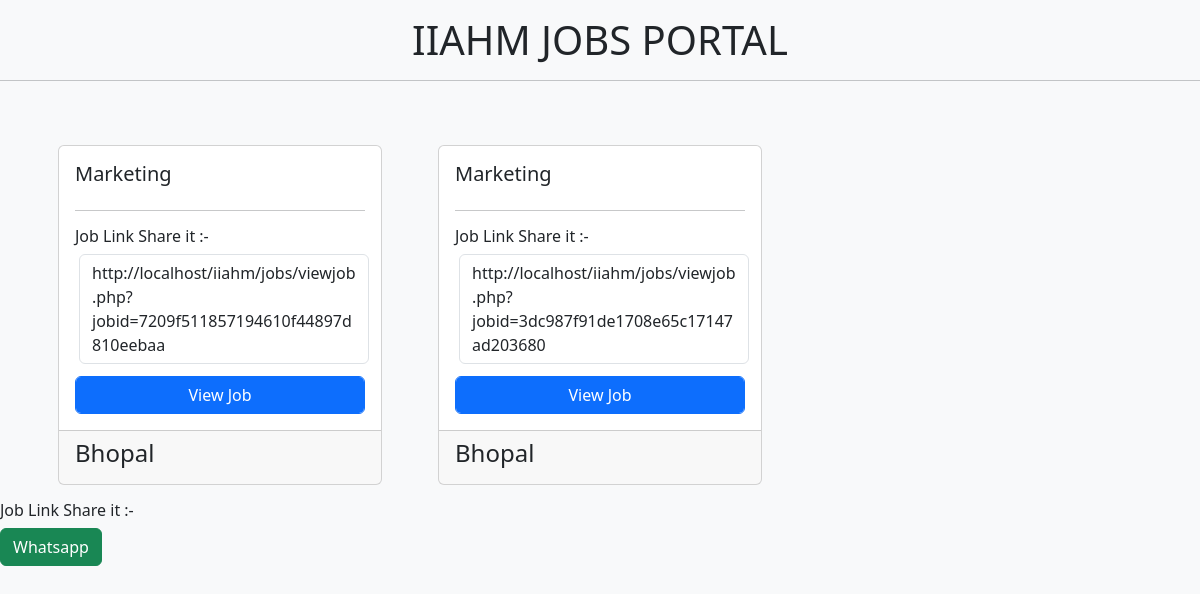
Page /jobs/index.php on the committed database.
### tables this page shows
CREATE TABLE `jobs` (
  `id` int(11) NOT NULL,
  `jobid` varchar(50) NOT NULL,
  `job_title` varchar(255) NOT NULL,
  `Job_discp` text NOT NULL,
  `city` varchar(20) NOT NULL,
  `posted_by` varchar(30) NOT NULL
);

### jobs/index.php (the view, shortened to what this page needs)
<!doctype html>
<html lang="en">
  <head>
    <link href="https://cdn.jsdelivr.net/npm/bootstrap@5.3.3/dist/css/bootstrap.min.css" rel="stylesheet">
  </head>
  <body class="bg-light">
    <div class="text-center mt-3"><h1>IIAHM JOBS PORTAL</h1></div>
    <hr>
    <div class="container mt-5">
    <div class="row">
    <?php
include "../app/config/connect.php";
$query = "SELECT * from jobs ORDER BY id DESC";
$res = mysqli_query($conn,$query);
$num = mysqli_num_rows($res);
if ($num != 0){
    while ($ret = mysqli_fetch_assoc($res))
    { ?>
    <div class="col-sm-4">
    <div class="card m-3">
      <div class="card-body">
        <h5 class="card-title"><?=$ret['job_title'];?></h5>
        <hr>
        <h6>Job Link Share it :- </h6>
<p class="form-control m-1" ><?="http://localhost/iiahm/jobs/viewjob.php?jobid=".$ret['jobid'];?></p>
<form method="post" action="viewjob.php">
  <input type="submit" class="form-control btn mt-2 btn-primary" value="View Job">
</form>
      </div>
      <div class="card-footer"><h4><?=$ret['city'];?></h4></div>
    </div>
  </div>
  <?php }} else{ echo " <h1>NO JOBS POSTED YET</h1>";}?>
  </div>
</div>
  </body>
</html>
<h6>Job Link Share it :- </h6>
 <a href='https://api.whatsapp.com/send?text=https://career.iiahmaviationacademy.com/viewjob.php?jobid=<?=$ret['jobid']?>&utr_source=whatsapp_share_btn' class="btn btn-success">Whatsapp</a>

### rows in the picture
jobs: job_title "Marketing", jobid "7209f511857194610f44897d810eebaa", city "Bhopal"
jobs: job_title "Marketing", jobid "3dc987f91de1708e65c17147ad203680", city "Bhopal"
